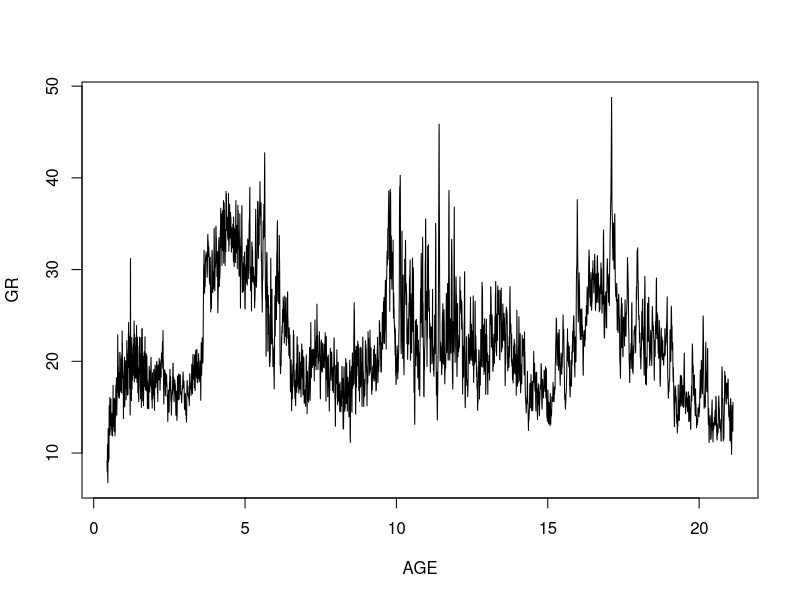
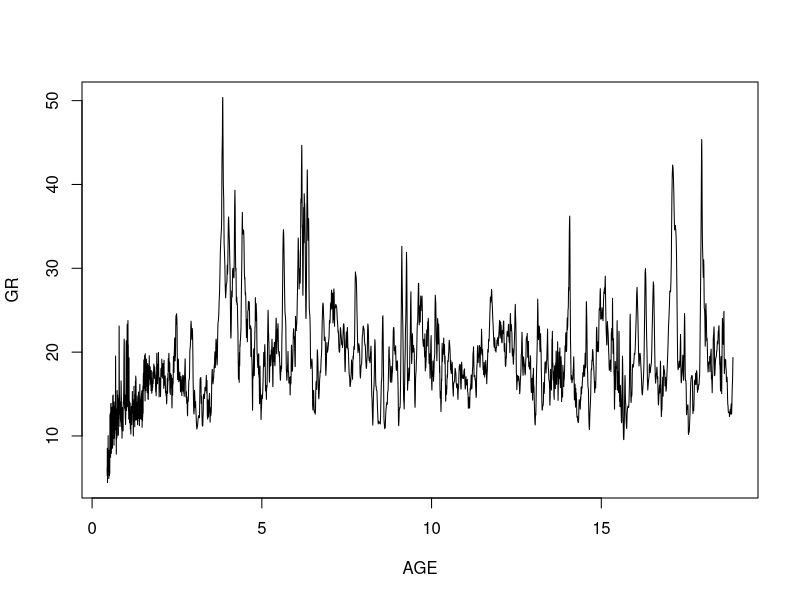
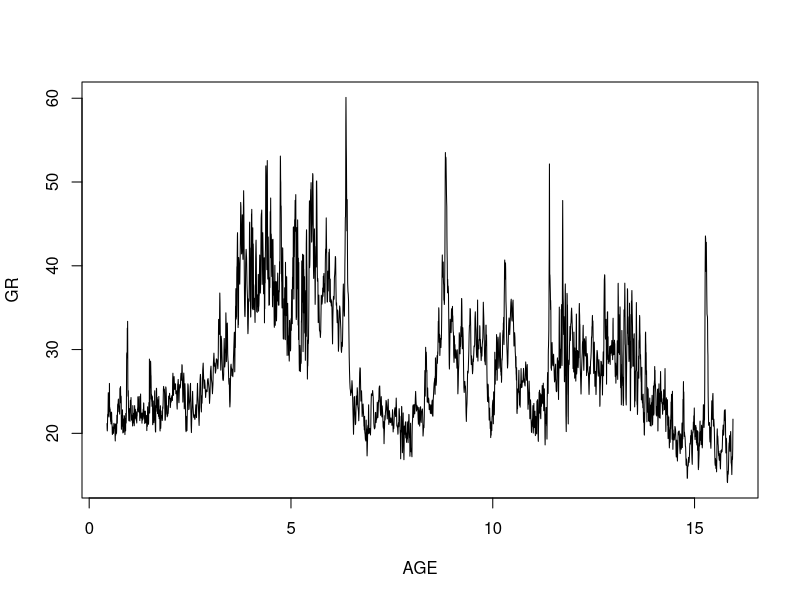

Here is the R script that generated these plots, in order: (Note: this script raises an error after producing the figures.)
install.packages(setdiff(c("RColorBrewer", "viridis"), rownames(installed.packages())))

library(RColorBrewer)
library(viridis)


Picard1 = read.csv("data/Picard 1.csv")
Picard1[,1] = Picard1[,1]/1000
plot(Picard1, type = 'l')


Minilya1 = read.csv("data/Minilya 1.csv")
Minilya1[,1] = Minilya1[,1]/1000
plot(Minilya1, type = 'l')


U1464 = read.csv("data/U1464.csv")
U1464[,1] = U1464[,1]/1000
plot(U1464, type = 'l')


# Import South Galapagos 1 NGR
SG1_agemodel2_i = read.csv("data/SG1_AgeModel2.csv")

############################
# Make Figure 16
###########################

setwd("Figures/")

pdf(file = "Fig 16.pdf", width = 8.5, height = 11, paper = "a4")

png(filename = "Fig 16.png", width = 5000, height = 6000, res = 600)

par(mar=c(0,5,1,5))

layout(matrix(c(1,2,3,4), 4, 1, byrow = TRUE), widths=c(1,1,1,1), heights=c(1,1,1,1.65))

plot(SG1_agemodel2_i, xlim = c(2.49,10.0), xaxs = "i", type = "l", ylim = c(20,65), col = mycol[4], lwd = 2, axes = F, xlab = "", ylab = "")
axis(4, at = c(60, seq(20,60,20)), cex.axis = 1.75, col = mycol[4], col.axis = mycol[4])
mtext("NGR (gAPI)", at = 40, side = 4, line = 2.5, cex = 1.0, col = mycol[4])
arrows(x0 = 6.7, y0 = 48, x1 = 5.6, y1 = 55, length = 0.1, lwd = 2)
arrows(x0 = 3.58, y0 = 64, x1 = 3.54, y1 = 43, length = 0.1, lwd = 2)
box()
text(4.85,64,"(a) South Galapagos-1 15°54'S Browse Basin", cex = 1.75, col = mycol[4])

par(mar=c(0,5,0,5))

plot(U1464, type = "l", ylim = c(15,60), xlim = c(2.49,10.0), xaxs = "i", col = mycol[3], lwd = 2, axes = F, xaxt = "n", xlab = "", ylab = "")
axis(2, at = c(60, seq(20,60,20)), cex.axis = 1.75, col = mycol[3], col.axis = mycol[3])
mtext("NGR (gAPI)", at = 40, side = 2, line = 2.5, cex = 1.0, col = mycol[3])
text(4.4,57,"(b) U1464 18°4'S Roebuck Basin", cex = 1.75, col = mycol[3])
arrows(x0 = 6.52, y0 = 27, x1 = 6.45, y1 = 59, length = 0.1, lwd = 2)
arrows(x0 = 3.68, y0 = 49, x1 = 3.53, y1 = 29, length = 0.1, lwd = 2)
box()

plot(Minilya1, type = "l", ylim = c(10,50), xlim = c(2.49,10.0), xaxs = "i", col = mycol[5], lwd = 2, axes = F, xaxt = "n", xlab = "", ylab = "")
axis(4, at = c(45, seq(15,45,15)), cex.axis = 1.75, col = mycol[5], col.axis = mycol[5])
mtext("NGR (gAPI)", at = 30, side = 4, line = 2.5, cex = 1.0, col = mycol[5])
text(4.5,48,"(c) Minilya-1 18°19'S Roebuck Basin", cex = 1.75, col = mycol[5])
arrows(x0 = 6.5, y0 = 20, x1 = 6.4, y1 = 45, length = 0.1, lwd = 2)
arrows(x0 = 3.72, y0 = 48, x1 = 3.62, y1 = 21, length = 0.1, lwd = 2)
box()

par(mar=c(5,5,0,5))

plot(Picard1, type = "l", ylim = c(0,50), xlim = c(2.49,10.0), xaxs = "i", col = mycol[6], lwd = 2, axes = F, xaxt = "n", xlab = "", ylab = "")
axis(1, at = c(2.58,3.6,5.33,7.24,10.00), cex.axis = 1.75)
axis(2, at = c(50, seq(10,50,20)), cex.axis = 1.75, col = mycol[6], col.axis = mycol[6])
mtext("Age (Ma)", side = 1, line = 2.5, cex = 1.25)
mtext("NGR (gAPI)", at = 30, side = 2, line = 2.5, cex = 1.0, col = mycol[6])
text(4.8,48,"(d) Picard-1 18°57'S North Carnarvon Basin", cex = 1.75, col = mycol[6])
arrows(x0 = 6.5, y0 = 27, x1 = 5.6, y1 = 47, length = 0.1, lwd = 2)
arrows(x0 = 3.62, y0 = 37, x1 = 3.55, y1 = 24, length = 0.1, lwd = 2)
box()
rect(2.49,4,2.58,-1.9, col = rgb(255/255,242/255,174/255))
rect(2.58,4,5.33,-1.9, col = rgb(255/255,255/255,153/255))
rect(5.33,4,10.0,-1.9, col = rgb(255/255,255/255,0/255))

text(2.54, 1, "P.", cex = 1.5)
text(3.95, 1, "Pliocene", cex = 1.75)
text(7.63, 1, "Miocene", cex = 1.75)

rect(2.49,4,2.58,10, col = rgb(255/255,237/255,179/255))
rect(2.58,4,3.6,10, col = rgb(255/255,255/255,191/255))
rect(3.6,4,5.33,10, col = rgb(255/255,255/255,179/255))
rect(5.33,4,7.246,10, col = rgb(255/255,255/255,115/255))
rect(7.246,4,10.0,10, col = rgb(255/255,255/255,102/255))


text(2.54, 7, "G.", cex = 1.25)
text(3.08, 7, "Piacenzian", cex = 1.5)
text(4.45, 7, "Zanclean", cex = 1.5)
text(6.28, 7, "Messinian", cex = 1.5)
text(8.63, 7, "Tortonian", cex = 1.5)

dev.off()
